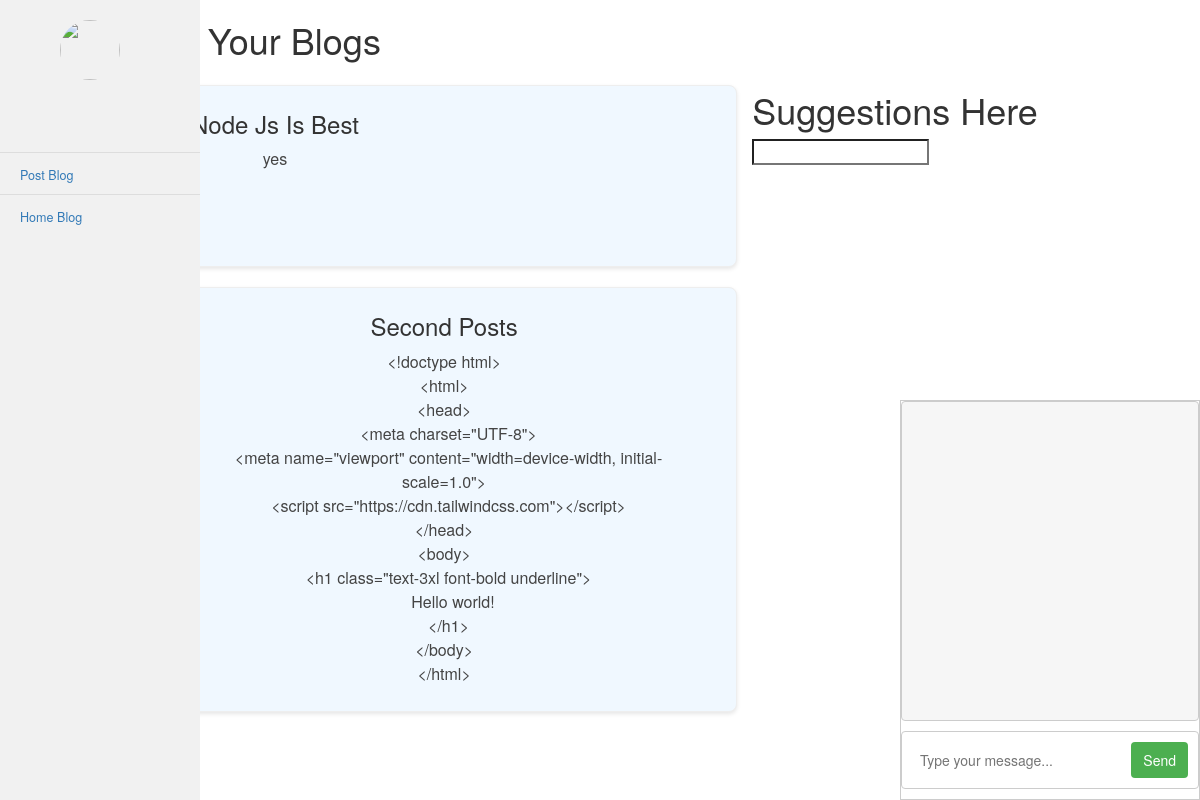
/Blog/home.php, run on an earlier commit of the app's database.
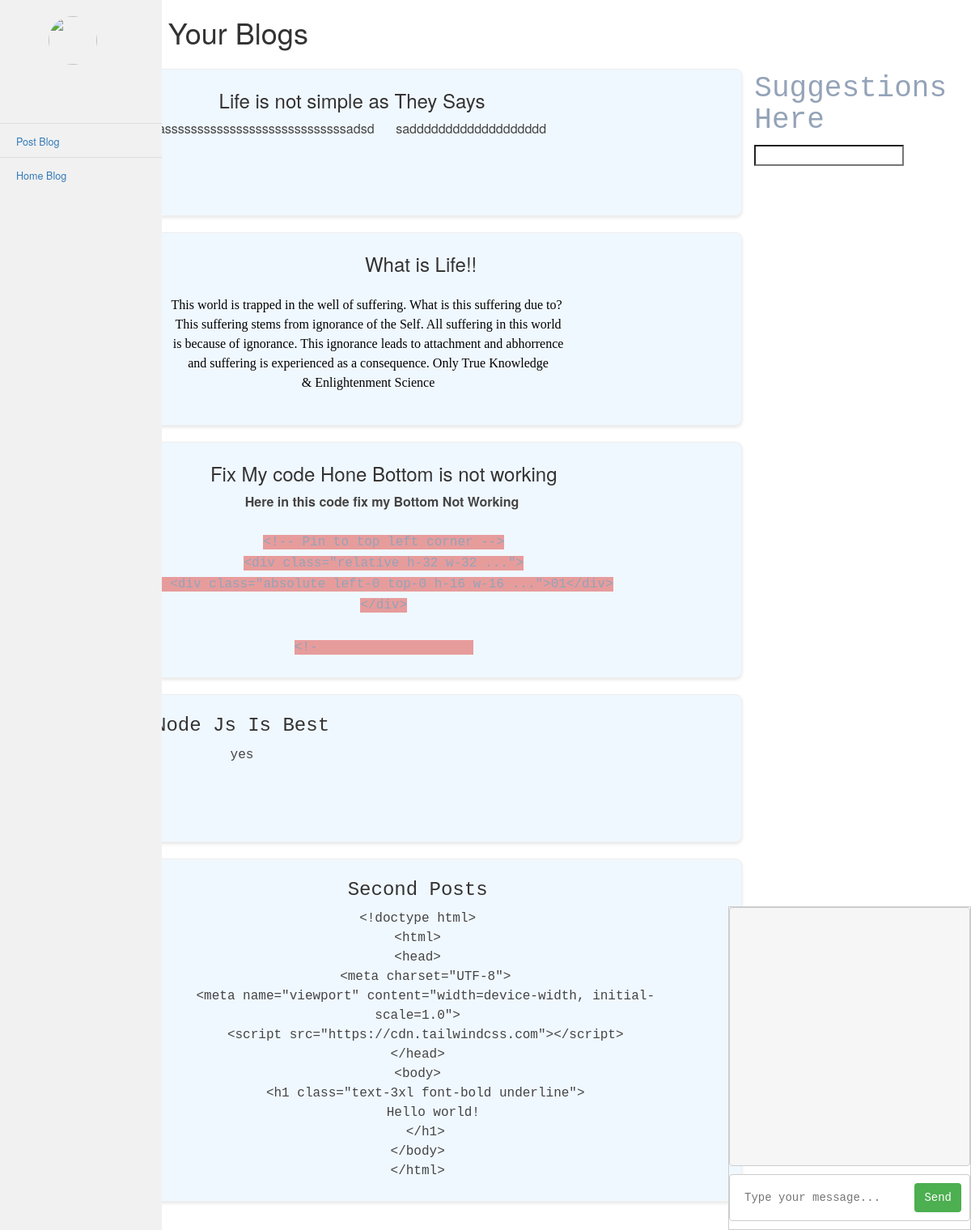
And on a later commit of the database.
### tables this page shows
CREATE TABLE `community` (
  `id` int(10) NOT NULL,
  `title` varchar(40) NOT NULL,
  `contents` varchar(500) NOT NULL,
  `username` varchar(20) NOT NULL,
  `p_p` varchar(100) NOT NULL,
  `tags` varchar(250) NOT NULL,
  `timestamp` timestamp NOT NULL DEFAULT current_timestamp() ON UPDATE current_timestamp()
);

### Blog/home.php (the view, shortened to what this page needs)
<!DOCTYPE html>
<html lang="en">
<head>
</head>
<body>
    <h1> Start Writing Your Blogs </h1>
    <div class="container">
        <div class="sidenav">
            <?php include 'include/sidenav.php' ?>
        </div>
        <div class="contents">
            <?php $conn = mysqli_connect('localhost', 'root', '', 'chat_app_db');
            $sql = "SELECT community.contents as contents , community.username,community.title as title, users.name as name , users.lastname as lastname, users.p_p as profile
               FROM community
               LEFT JOIN users ON users.username = community.username ORDER BY community.id DESC
";
            $result = mysqli_query($conn, $sql);
            while ($row = mysqli_fetch_assoc($result)) {
                $contents =  $row['contents'];
                $name = $row['name'];
                $title = $row['title'];
                $lastname = $row['lastname'];
            ?>
                <div class="blogs">
                    <div class="profile">
                        <h5> <?php echo $name ?> </h5>
                        <h5> <?php echo $lastname ?> </h5>
                    </div>
                    <div class="contents">
                        <h1> <?php echo $title ?> </h1>
                        <p> <?php echo $contents ?>
                    </div>
                </div>
            <?php
            }
?>
        </div>
        <div class="">
             <h1>    Suggestions Here </h1>
<div>
    <input type="search" id="search-input">
</div>
        <div id="chat-container">
            <div id="chat-messages"></div>
            <form id="chat-form">
                <input type="text" id="chat-message" name="message" placeholder="Type your message...">
                <button type="submit">Send</button>
            </form>
        </div>
    </div>
</body>
</html>

What changed in the data, as far as the page shows it:
added community: title "Life is not simple as They Says", contents "assssssssssssssssssssssssssssadsd saddddddddddddddddddd"
added community: title "What is Life!!", contents "This world is trapped in the well of suffering. What is this suffering due to? This suffering stems from ignorance of the Self. All suffering in this world is because of ignorance. This ignorance leads to attachment and abhorrence and suffering is experienced as a consequence. Only True Knowledge & Enlightenment Science"
added community: title "Fix My code Hone Bottom is not working", contents "Here in this code fix my Bottom Not Working <!-- Pin to top left corner --> <div class=\"relative h-32 w-32 ...\"> <div class=\"absolute left-0 top-0 h-16 w-16 ...\">01</div> </div> <!-"
